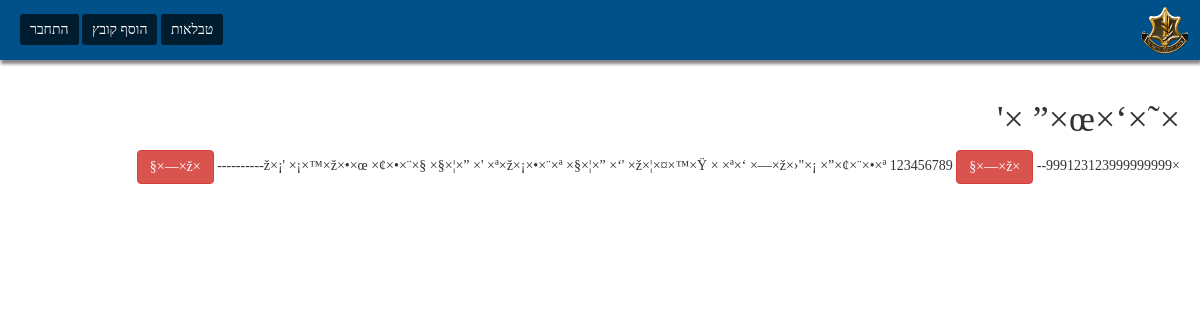
Screenshot of /table.php?id=5 with the database file from the repository.
### tables this page shows
CREATE TABLE `tables` (
  `id` int(11) NOT NULL,
  `title` varchar(999) NOT NULL,
  `html` text NOT NULL,
  `user_id` int(11) NOT NULL,
  `date` timestamp NOT NULL DEFAULT CURRENT_TIMESTAMP
);

### table.php (the view, shortened to what this page needs)
<?php
    require 'config.php';
    if (isset($_GET['id'])) {
        $table_id = $_GET['id'];
        $table_details = $conn->query("SELECT * FROM `tables` WHERE `id` = {$table_id}")->fetch();
    } else {
        header("Location: index.php");
    }
?>
<!DOCTYPE html>
<html lang="en" dir="RTL">
    <head>
        <link rel="stylesheet" href="style.css">
        <link rel="stylesheet" href="toast.css">
        <link rel="stylesheet" href="bootstrap.css">
    </head>
    <body>
        <?php include 'nav.php'; ?>
        <div class="site-wrap">
            <h1><?php echo $table_details['title']; ?></h1>
            <div id="table">
                <?php echo html_entity_decode($table_details['html']); ?>
            </div>
        </div>
    </body>
</html>

### style.css (style rules this page uses)
* { padding: 0px; margin: 0px; font-family: tahoma; }
body { background-color: #F8F8FA; }
.site-wrap { padding: 20px; }

### rows the page displays
tables: title "×˜×‘×œ×” ×'", html "×ž×¡' ×¡×™×ž×•×œ ×¢×•×¨×§ ×§×¦×” ×' ×ª×ž×¡×•×¨×ª ×§×¦×” ×‘' ×ž×¦×¤×™×Ÿ × ×ª×‘ ×—×ž×›\"×¡ ×”×¢×¨×•×ª 1 2 3 4 5 6 7 8 9 ×ž×—×§ -- 999 123123 999999999 -- -- -- -- -- ×ž×—×§"
